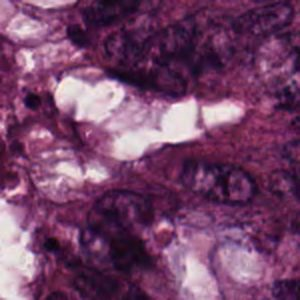
#> input picture posts/clasificacion-histologia-colorrectal/images/crc-class-01-tumor.jpg, 300 x 300 px
$ python -i train_models.py   (imports and definitions only)   (older library calls are emulated)
#> lines starting #> are read from the running program, lines starting #| are printed output that depends on the picture
"""Pipeline de analisis para "Clasificacion de tejido colorrectal" (Kather-CRC-2016).

Se ejecuta UNA sola vez, fuera de Quarto, dentro de un venv con las dependencias
instaladas (ver ../_README_RENDER.md). No es parte del render del sitio: genera
los assets estaticos que consume index.qmd (crc-metrics.js, las dos figuras PNG,
y 8 parches de ejemplo en ../images/).

Dataset: Kather-CRC-2016 (Kather et al., 2016, Scientific Reports, DOI
10.1038/srep27988), descargado del deposito de datos en Zenodo
(DOI 10.5281/zenodo.53169, CC BY 4.0):
https://zenodo.org/records/53169/files/Kather_texture_2016_image_tiles_5000.zip

Uso:
    source ~/.venvs/lf-crc-article/bin/activate
    python analysis/train_models.py
"""

from __future__ import annotations

import json
import random
import re
import time
from pathlib import Path

import numpy as np
from PIL import Image
from skimage.feature import local_binary_pattern, graycomatrix, graycoprops

from sklearn.model_selection import train_test_split
from sklearn.preprocessing import StandardScaler, LabelEncoder
from sklearn.pipeline import Pipeline
from sklearn.linear_model import LogisticRegression
from sklearn.tree import DecisionTreeClassifier
from sklearn.ensemble import RandomForestClassifier
from sklearn.neighbors import KNeighborsClassifier
from sklearn.svm import SVC
from sklearn.metrics import (
    accuracy_score,
    precision_score,
    recall_score,
    f1_score,
    precision_recall_fscore_support,
    confusion_matrix,
)

import matplotlib

# [1 line not run here, left out]
import matplotlib.pyplot as plt
from matplotlib.colors import LinearSegmentedColormap

RANDOM_STATE = 42
TEST_SIZE = 0.20

# Métrica primaria del experimento: 8 clases balanceadas, mismo peso para las 8 al
# comparar modelos -> F1 macro (combina precision y recall). Accuracy se conserva
# como dato secundario en todos los payloads, no se elimina.
PRIMARY_METRIC = "f1_macro"

# Cantidad de imágenes de ejemplo guardadas por cada uno de los top-N pares de
# confusión, para la galería de misclassifications del artículo.
GALLERY_EXAMPLES_PER_PAIR = 2
GALLERY_TOP_K_PAIRS = 3

# Override manual: si el ensemble gana pero la mejora es marginal, fijar en "xgb"
# para mantener la matriz de confusión y el pie de figura existentes.
CONFUSION_MATRIX_MODEL_ID: str | None = None  # None = usar best_id automáticamente

DATA_ROOT = (
    Path.home()
    / ".cache"
    / "lf-crc-2016"
    / "extracted"
    / "Kather_texture_2016_image_tiles_5000"
)
POST_DIR = Path(__file__).resolve().parent.parent
IMAGES_DIR = POST_DIR / "images"
ERRORS_DIR = IMAGES_DIR / "errors"
ANALYSIS_DIR = Path(__file__).resolve().parent
METRICS_JS_PATH = POST_DIR / "crc-metrics.js"
METRICS_JSON_PATH = ANALYSIS_DIR / "metrics.json"
SPLIT_MANIFEST_PATH = ANALYSIS_DIR / "split_manifest.json"
ERROR_ANALYSIS_PATH = ANALYSIS_DIR / "error_analysis.json"

# Patrón confirmado contra los nombres de archivo reales del dataset:
# "<id>_CRC-Prim-HE-<NN>_<sub>.tif_Row_<r>_Col_<c>.tif", donde NN (01-10)
# identifica el espécimen/lámina de origen. El dataset no permite demostrar que
# cada NN sea un paciente distinto, así que nunca se usa el término "paciente".
GROUP_ID_PATTERN = re.compile(r"CRC-Prim-HE-(\d{2})")

VALID_EXTS = {".tif", ".tiff", ".jpg", ".jpeg", ".png", ".bmp"}

# Mapeo carpeta real del dataset -> (id corto, etiqueta en espanol).
# Confirmado contra los nombres reales de carpeta tras descomprimir el zip.
CLASS_MAP = {
    "01_TUMOR": ("tumor", "Tumor"),
    "02_STROMA": ("estroma", "Estroma"),
    "03_COMPLEX": ("estroma_complejo", "Estroma complejo"),
    "04_LYMPHO": ("linfoide", "Tejido linfoide"),
    "05_DEBRIS": ("detritos", "Detritos"),
    "06_MUCOSA": ("mucosa", "Mucosa"),
    "07_ADIPOSE": ("adiposo", "Tejido adiposo"),
    "08_EMPTY": ("fondo", "Fondo"),
}

MODEL_DESCRIPTIONS = {
    "logreg": (
        "Regresión logística",
        "Un modelo lineal que estima la probabilidad de cada clase combinando linealmente "
        "las características. Rápido y fácil de interpretar, aunque limitado ante "
        "relaciones no lineales complejas.",
    ),
    "tree": (
        "Árbol de decisión",
        "Divide el espacio de características mediante reglas simples y sucesivas. "
        "Es fácil de interpretar, pero tiende a sobreajustarse a los datos de entrenamiento.",
    ),
    "rf": (
        "Random Forest",
        "Combina muchos árboles de decisión entrenados sobre subconjuntos distintos de "
        "datos y características. Suele generalizar mejor que un árbol individual.",
    ),
    "knn": (
        "k-NN",
        "Clasifica cada imagen según la clase mayoritaria entre sus vecinos más cercanos "
        "en el espacio de características. Simple, pero sensible a la escala de los datos.",
    ),
    "svm": (
        "SVM (RBF)",
        "Busca la frontera de decisión que separa mejor las clases, usando un kernel no "
        "lineal (RBF) para capturar relaciones complejas entre color y textura.",
    ),
    "xgb": (
        "XGBoost",
        "Construye árboles de decisión de forma secuencial, corrigiendo los errores de "
        "los anteriores. Suele ofrecer un desempeño competitivo con ajuste mínimo.",
    ),
    "ensemble": (
        "Ensemble (voto suave)",
        "Promedia las probabilidades de XGBoost, Random Forest, SVM (RBF) y regresión "
        "logística, y elige la clase con mayor probabilidad promedio. Combina modelos "
        "que cometen errores distintos entre sí.",
    ),
}

LF_BLUE = "#1D4E89"
LF_NAVY = "#0B1E3D"
LF_MUTED = "#6B7280"
LF_SURFACE = "#F7F9FC"
LF_LINE = "#E2E8F0"


# [11 lines left out: function extract_group_id, not called in this run]


def extract_features(img_path: Path) -> np.ndarray:
#> called with img_path = '../images/crc-class-01-tumor.jpg'
    img = Image.open(img_path).convert("RGB")
#> img is the input picture: PIL image 300x300 RGB; mean R, G, B 117.9, 67.2, 105.5
    arr = np.asarray(img, dtype=np.float64)

    feats: list[float] = []

    # Histograma de color por canal RGB (8 bins, normalizado) -> 24 dims
    for c in range(3):
        hist, _ = np.histogram(arr[:, :, c], bins=8, range=(0, 255))
        feats.extend((hist / hist.sum()).tolist())
#> this loop made 3 passes
#> hist on passes 1 to 3: [1077, 13915, 21302, 20686, 12620, 8276, 6398, 5726], [30739, 27580, 10706, 6116, 4905, 3310, 5719, 925], [524, 18185, 30987, 15597, 8903, 6740, 7325, 1739]
#> after the loop, feats = [0.012, 0.155, 0.237, 0.23, 0.14, 0.092, 0.0711, 0.0636, 0.342, 0.306, 0.119, 0.068, 0.0545, 0.0368, 0.0635, 0.0103, 0.00582, 0.202, 0.344, 0.173, 0.0989, 0.0749, 0.0814, 0.0193]

    # Estadisticas basicas de intensidad por canal -> 6 dims
    for c in range(3):
        feats.append(arr[:, :, c].mean() / 255.0)
        feats.append(arr[:, :, c].std() / 255.0)
#> after the loop, feats = 30 values, max 0.462 at index 24, min 0.00582 at index 16, mean 0.16

    gray = np.array(img.convert("L"), dtype=np.uint8)
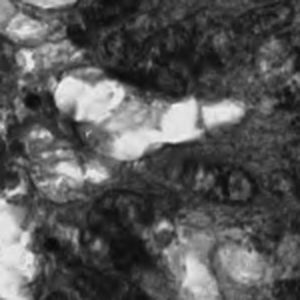
#> gray: shape (300, 300); min 9, max 242, mean 86.8

    # Textura: Local Binary Pattern uniforme -> 10 dims
    lbp = local_binary_pattern(gray, P=8, R=1, method="uniform")
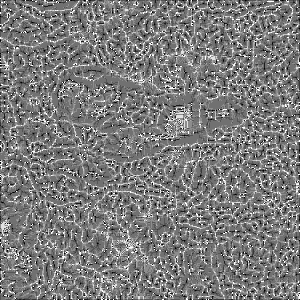
#> lbp: shape (300, 300) float64; min 0, max 9, mean 4.38; drawn with min black and max white
    lbp_hist, _ = np.histogram(lbp, bins=10, range=(0, 10))
#> lbp_hist = [908, 2337, 3651, 15253, 33734, 18775, 6363, 2960, 2768, 3251]
    feats.extend((lbp_hist / lbp_hist.sum()).tolist())

    # Textura: descriptores GLCM promediados en 4 orientaciones -> 5 dims
    glcm = graycomatrix(
        gray,
        distances=[1],
        angles=[0, np.pi / 4, np.pi / 2, 3 * np.pi / 4],
        levels=256,
        symmetric=True,
        normed=True,
    )
    for prop in ("contrast", "dissimilarity", "homogeneity", "energy", "correlation"):
        feats.append(float(np.mean(graycoprops(glcm, prop))))
#> after the loop, feats = 45 values, max 77.1 at index 40, min 0.00582 at index 16, mean 2

    return np.asarray(feats, dtype=np.float64)


FEATURE_CACHE_PATH = Path.home() / ".cache" / "lf-crc-2016" / "features_cache.npz"


# [201 lines left out: functions build_dataset, build_models, plot_comparison, plot_confusion, save_class_samples, compute_split_manifest, not called in this run]


TUMOR_CLASS_ID = "tumor"


# [416 lines left out: functions compute_per_class_metrics, compute_confusion_payload, _confusion_category, top_confusion_pairs, save_misclassified_gallery, compute_clinical_scenarios and 1 more, not called in this run]


# [2 lines not run here, left out]

>>> result = extract_features('../images/crc-class-01-tumor.jpg')
#> result has the same summary as feats in extract_features

$ run again, on posts/clasificacion-histologia-colorrectal/images/crc-class-05-detritos.jpg
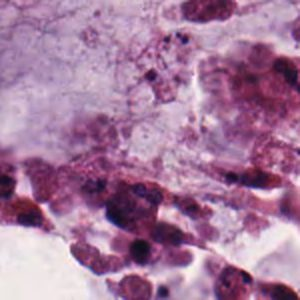
#> input picture posts/clasificacion-histologia-colorrectal/images/crc-class-05-detritos.jpg, 300 x 300 px
#> in extract_features, img is the input picture: PIL image 300x300 RGB; mean R, G, B 165.7, 121.6, 156.5
#> the loop in extract_features, `for c in range(3):` made 3 passes
#> hist on passes 1 to 3: [236, 2551, 4891, 10933, 16919, 26252, 18875, 9343], [5411, 13533, 12606, 13435, 19795, 15606, 4414, 5200], [41, 3481, 9619, 12704, 14845, 24928, 17387, 6995]
#> after the loop in extract_features, `for c in range(3):`: feats = [0.00262, 0.0283, 0.0543, 0.121, 0.188, 0.292, 0.21, 0.104, 0.0601, 0.15, 0.14, 0.149, 0.22, 0.173, 0.049, 0.0578, 0.000456, 0.0387, 0.107, 0.141, 0.165, 0.277, 0.193, 0.0777]
#> after the loop in extract_features, `for c in range(3):`: feats = 30 values, max 0.65 at index 24, min 0.000456 at index 16, mean 0.178
#> in extract_features, `gray = np.array(img.convert("L"), dtype=np.uint8)`:
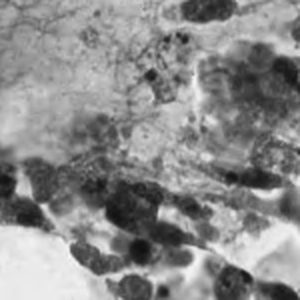
#> gray: shape (300, 300); min 15, max 252, mean 138.8
#> in extract_features, `lbp = local_binary_pattern(gray, P=8, R=1, method="uniform")`:
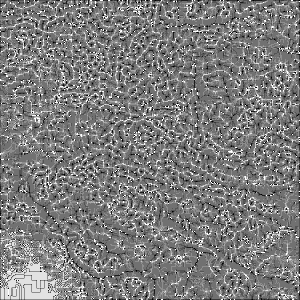
#> lbp: shape (300, 300) float64; min 0, max 9, mean 4.42; drawn with min black and max white
#> lbp_hist = [868, 2305, 3210, 14355, 34343, 19604, 5954, 2702, 3521, 3138]
#> after the loop in extract_features, `for prop in ("contrast", "dissimilarity", "homogeneity", "energy", "co..`: feats = 45 values, max 84.07 at index 40, min 0.000456 at index 16, mean 2.17
#> result has the same summary as feats in extract_features

$ run again, on posts/clasificacion-histologia-colorrectal/images/crc-class-06-mucosa.jpg
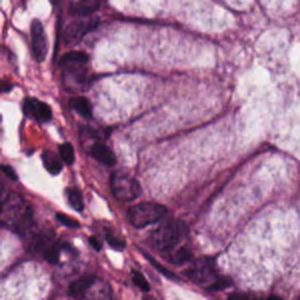
#> input picture posts/clasificacion-histologia-colorrectal/images/crc-class-06-mucosa.jpg, 300 x 300 px
#> in extract_features, img is the input picture: PIL image 300x300 RGB; mean R, G, B 158.2, 109.3, 146.2
#> the loop in extract_features, `for c in range(3):` made 3 passes
#> hist on passes 1 to 3: [85, 4487, 9915, 11250, 14258, 21870, 19995, 8140], [8336, 17628, 13520, 14342, 15546, 11886, 7050, 1692], [5, 3684, 15182, 15134, 16107, 19865, 15624, 4399]
#> after the loop in extract_features, `for c in range(3):`: feats = [0.000944, 0.0499, 0.11, 0.125, 0.158, 0.243, 0.222, 0.0904, 0.0926, 0.196, 0.15, 0.159, 0.173, 0.132, 0.0783, 0.0188, 5.56e-05, 0.0409, 0.169, 0.168, 0.179, 0.221, 0.174, 0.0489]
#> after the loop in extract_features, `for c in range(3):`: feats = 30 values, max 0.62 at index 24, min 5.56e-05 at index 16, mean 0.175
#> in extract_features, `gray = np.array(img.convert("L"), dtype=np.uint8)`:
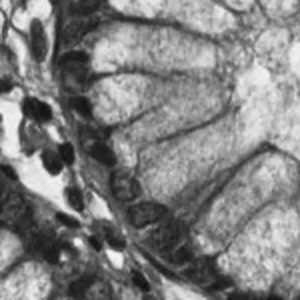
#> gray: shape (300, 300); min 14, max 248, mean 128.2
#> in extract_features, `lbp = local_binary_pattern(gray, P=8, R=1, method="uniform")`:
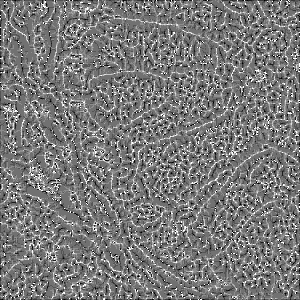
#> lbp: shape (300, 300) float64; min 0, max 9, mean 4.31; drawn with min black and max white
#> lbp_hist = [1156, 2467, 3985, 15692, 34610, 17967, 5799, 2718, 2284, 3322]
#> after the loop in extract_features, `for prop in ("contrast", "dissimilarity", "homogeneity", "energy", "co..`: feats = 45 values, max 123.1 at index 40, min 5.56e-05 at index 16, mean 3.08
#> result has the same summary as feats in extract_features
